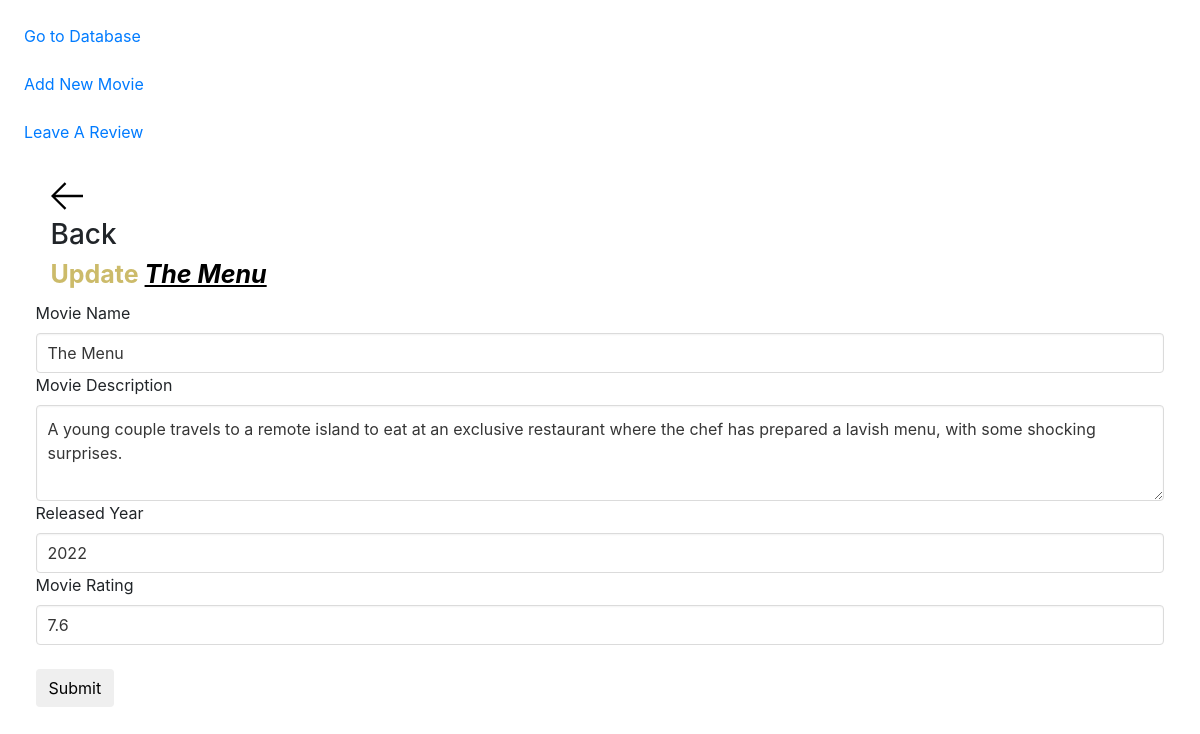
Before: /edit_movie/3 (signed in) with the older database file.
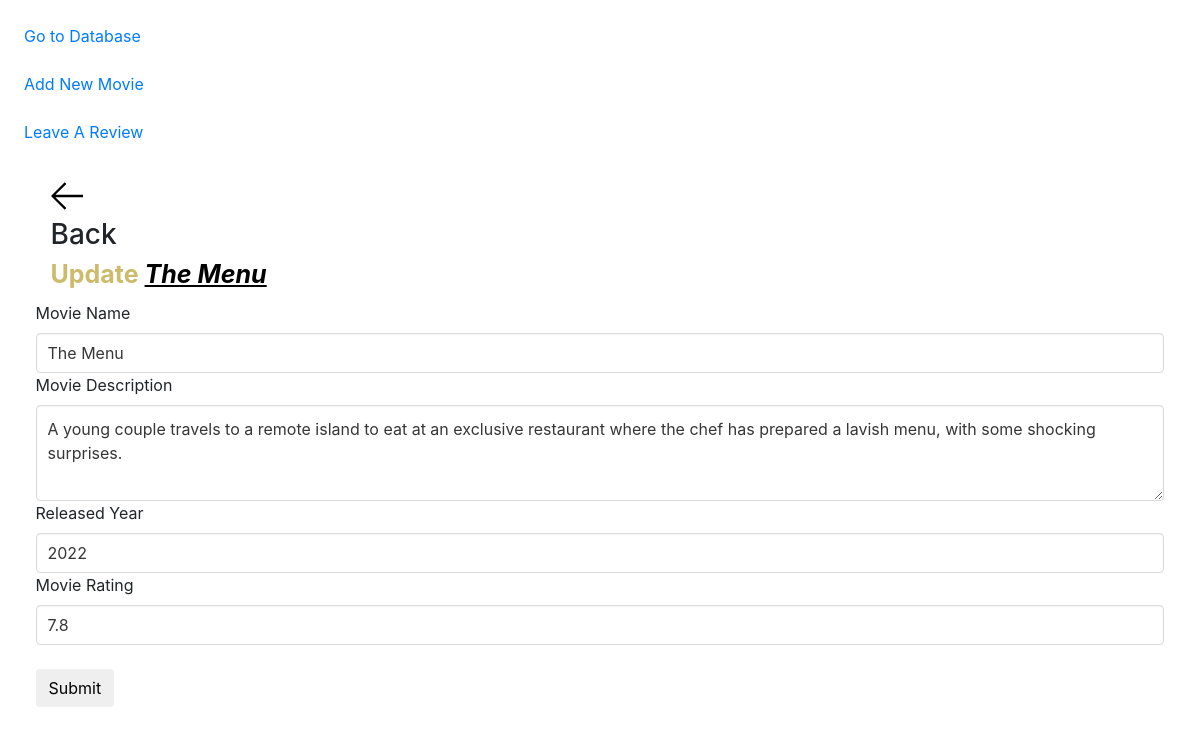
After: the same page with the newer database file.
### yanness/models.py (models this page shows, shortened)
class Movie(models.Model):
    name = models.CharField(max_length=200)
    description = models.TextField(null=True, blank=True)
    year = models.PositiveIntegerField(null=True)
    rating = models.FloatField(null=True, validators=[MaxValueValidator(10), MinValueValidator(1)])
    last_updated = models.DateTimeField(auto_now=True)
    posted_by = models.ForeignKey(User, on_delete=models.SET_NULL, null=True)
    created_by = models.DateTimeField(auto_now_add=True, editable=False)

### yanness/views.py (the view, shortened to what this page needs)
# urls.py: path('edit_movie/<str:id>', views.editMovie, name='edit'),
@login_required
def editMovie(request, id):
    movie = Movie.objects.get(id=id)
    form = movieForm(instance=movie)
    context = {'form': form, 'm': movie, "title": "Update Movie"}
    return render(request, 'movie/editMovie.html', context)

### yanness/forms.py
class movieForm(forms.ModelForm):
    class Meta:
        model = Movie
        fields = "__all__"
        exclude = ['posted_by', 'last_updated', 'created_by']

### yanness/templates/yanness/movie/editMovie.html (shortened to what this page needs)
{%  extends 'yanness/movie/../movie/base.html' %}
{% load widget_tweaks %}
{% block content %}
    <main class="create-movie layout" >
        <div class="container" style="margin: 1%">
            <div class="layout__boxTitle">
                <a href="/">
                    <svg version="1.1" xmlns="http://www.w3.org/2000/svg" width="32" height="32"
                         viewBox="0 0 32 32">
                        <title>arrow-left</title>
                        <path d="M13.723 2.286l-13.723 13.714 13.719 13.714 1.616-1.611-10.96-10.96h27.625v-2.286h-27.625l10.965-10.965-1.616-1.607z"></path>
                    </svg>
                </a>
                <h3>Back</h3>
            </div>
            <h1 style="font-weight: bold; font-size: 25px; color: #ccbb6a ">Update <u style="font-style: oblique; color: black">{{ m.name }}</u></h1>
        </div>
        <div style="margin-left: 1%; margin-right: 1%">
            <form class="form" method="POST">
                <div class="form__group">
                    <label for="movie_name">Movie Name</label>
                    {% render_field form.name class="input" placeholder="Enter Name"%}
                </div>
                <div class="form__group">
                    <label for="movie_description">Movie Description</label>
                    {% render_field form.description class="textarea" placeholder="Enter Name" rows="3" placeholder="Enter Description" %}
                </div>
                <div class="form__group">
                    <label for="movie_year">Released Year</label>
                    {% render_field form.year class="input" placeholder="Enter Released Year" %}
                </div>
                <div class="form__group">
                    <label for="movie_rating">Movie Rating</label>
                    {% render_field form.rating class="input" placeholder="Enter Rating Number" %}
                </div>
                <br>
                <div class="form__action">
                    <button class="btn btn--main" type="submit">
                        <span>Submit</span>
                    </button>
                </div>
            </form>
        </div>
    </main>
{% endblock %}

Changed rows visible on the page:
changed Movie "The Menu": rating "7.6" → "7.8"
